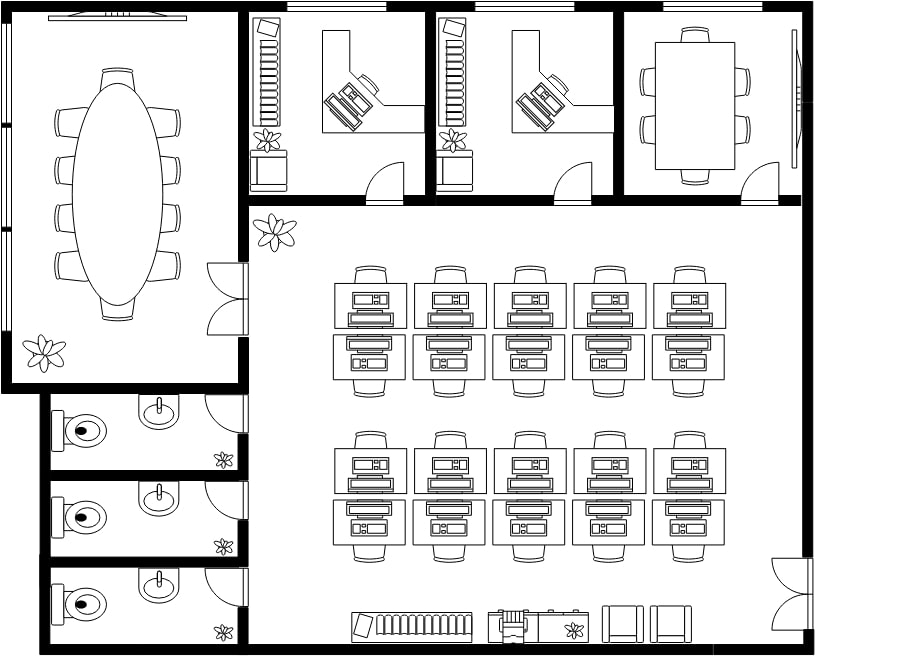
#> input picture images/ex1/1_original.jpg, 910 x 656 px, found by its file name
$ python wall_finder.py
#> lines starting #> are read from the running program, lines starting #| are printed output that depends on the picture; after the words box and inside, x2 and y2 are one past the last pixel; in counts of white or black regions, pixels touching at a corner belong together
"""
This script takes a floor plan and extracts the walls, producing a new image.
Provide a PATH to store images and an initial image titled "1_original.jpg".
This is a very basic implementation, the kernals and thresholds will likely need adjusting.

See https://stackoverflow.com/questions/75459101/how-to-apply-erosion-for-only-thick-lines-in-images
"""

import cv2

PATH = "images/ex3/"

img = cv2.imread(f"{PATH}1_original.jpg", cv2.IMREAD_GRAYSCALE)
#> img is the input picture: shape (656, 910); min 0, max 255, mean 222.6

thresh = cv2.threshold(img, 0, 255, cv2.THRESH_BINARY + cv2.THRESH_OTSU)[1]
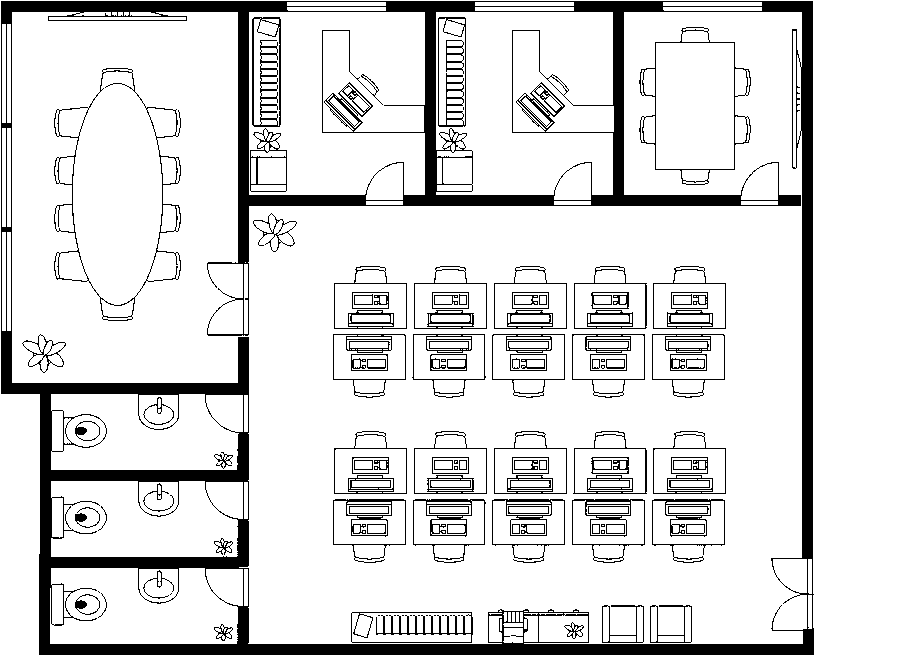
#> thresh: shape (656, 910); 86.9% white; 110 black regions (21 under 20 px), largest, box (x1, y1, x2, y2) and area: (1, 1, 814, 655) 52787, (54, 68, 181, 321) 1540, (252, 17, 281, 127) 1102

# TO DO: kernel size needs adjusting depending on wall thickness
kernel = cv2.getStructuringElement(cv2.MORPH_RECT, (8, 8))
mask = cv2.morphologyEx(thresh, cv2.MORPH_DILATE, kernel)
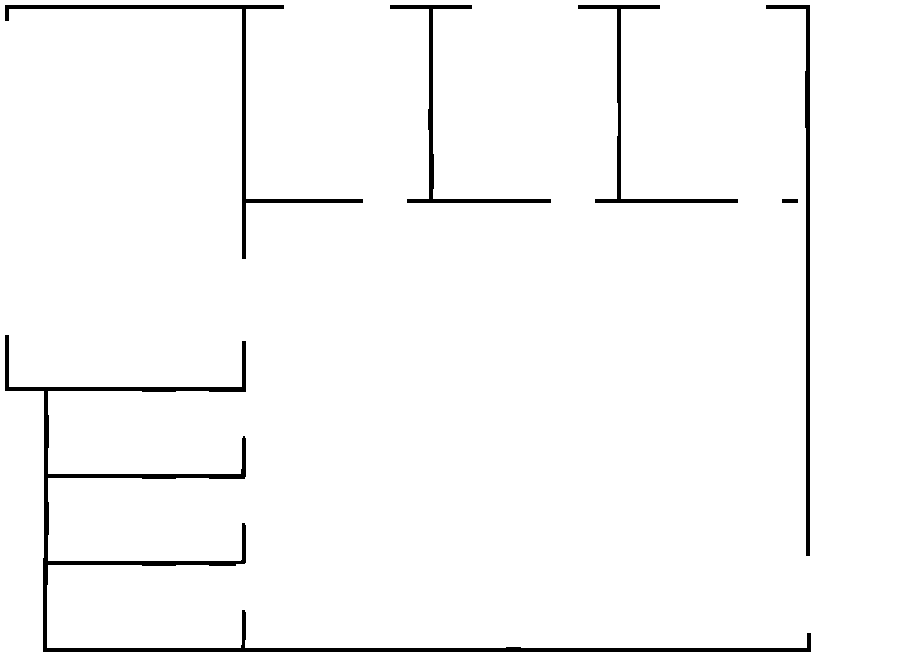
#> mask: shape (656, 910); 97.3% white; 6 black regions, box (x1, y1, x2, y2) and area: (5, 335, 811, 652) 7847, (5, 5, 363, 259) 2632, (766, 5, 810, 556) 2421, (390, 5, 551, 203) 1720, (578, 5, 738, 203) 1627, (782, 199, 798, 203) 64

# mask = cv2.bitwise_not(mask)

cv2.imwrite(f"{PATH}2_walls.jpg", mask)
